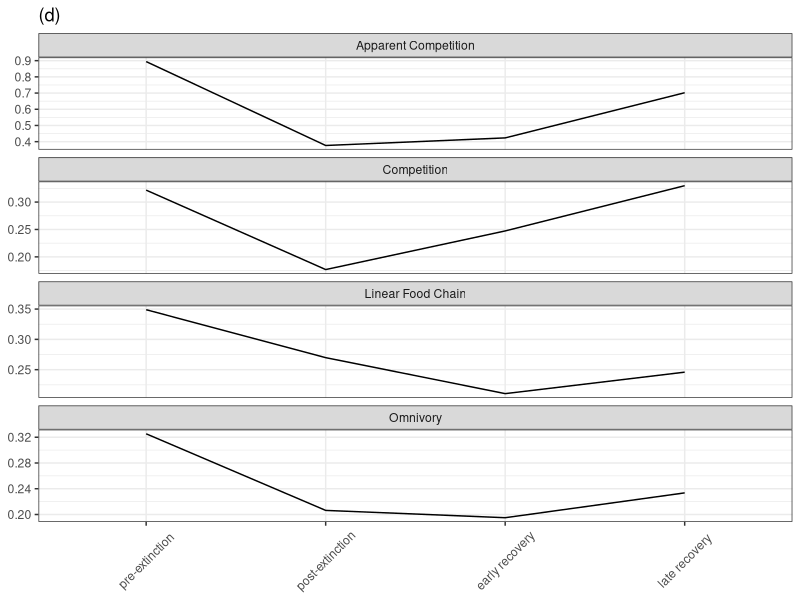
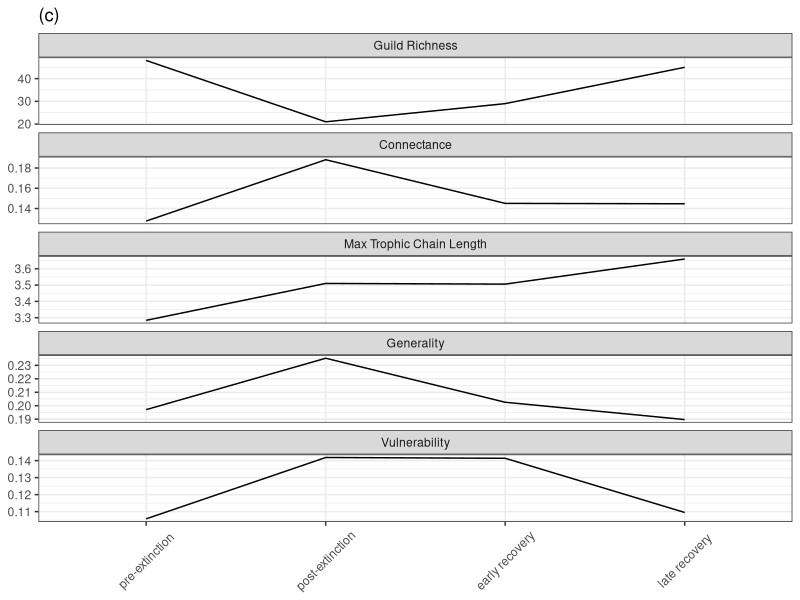

The R script that drew these images, in order:
# plotting network stats through time
# Toarcian
# Dunhill et al 2022

# libraries ----
library(tidyverse)
library(patchwork)

# data and data subset to guild level  ----
## this is andrew based data using GuildWebsBuildPlotAnalyse and calc_select_stats
guilds <- read_csv("Data/metrics_time2.csv")

## these are alex's original data
## did not use calc_select_stats
## this uses calc_network_stats 
## provides gen and vuln data

guilds2 <- read_csv("Data/metrics_time.csv") %>% filter(resolution == "guild") %>% 
  select(-resolution)

# checking
colnames(guilds)
colnames(guilds2)

#checking
guilds %>% select(sd_normalized_in_degree, sd_normalized_out_degree)
guilds2 %>% select(generality, vulnerability)


# data management to create axis labels ----
guilds <- guilds %>% 
  mutate(time2 = case_when(
    time == 1 ~ "pre-extinction",
    time == 2 ~ "post-extinction",
    time == 3 ~ "early recovery",
    time == 4 ~ "late recovery")) %>% 
  mutate(time2 = factor(time2, levels = c("pre-extinction",
                                          "post-extinction",
                                          "early recovery",
                                          "late recovery")))


# subsets of Structure metrics and Motif metrics ----
guildsStructureDat <- guilds %>% 
  select(time, time2, taxa, connectance, max_tl_std, sd_normalized_in_degree, sd_normalized_out_degree) %>% 
  pivot_longer(-c(time, time2), names_to = "Metric", values_to = "Value") %>% 
  mutate(Metric = case_when(
    Metric == "taxa" ~ "Guild Richness",
    Metric == "connectance" ~ "Connectance",
    Metric == "max_tl_std" ~ "Max Trophic Chain Length",
    Metric == "sd_normalized_in_degree" ~ "Generality",
    Metric == 'sd_normalized_out_degree' ~ "Vulnerability"
  )) %>% 
  mutate(Metric = fct_relevel(Metric, "Guild Richness", "Connectance", "Max Trophic Chain Length",
                              "Generality", "Vulnerability"))

guildsMotifDat <- guilds %>% 
  select(time, time2, norm_mot_lin, norm_mot_omn, norm_mot_ap_comp, norm_mot_dir_comp) %>% 
  pivot_longer(-c(time, time2), names_to = "Metric", values_to = "Value") %>% 
  mutate(Metric = case_when(
    Metric == "norm_mot_lin" ~ "Linear Food Chain",
    Metric == "norm_mot_omn" ~ "Omnivory",
    Metric == "norm_mot_ap_comp" ~ "Apparent Competition",
    Metric == "norm_mot_dir_comp" ~ "Competition"
  ))

guildsMotifDat2 <- guilds2 %>% 
  select(time, s1, s2, s4, s5) %>% 
  pivot_longer(-c(time), names_to = "Metric", values_to = "Value") %>% 
  mutate(Metric = case_when(
    Metric == "s1" ~ "Linear Food Chain",
    Metric == "s2" ~ "Omnivory",
    Metric == "s4" ~ "Apparent Competition",
    Metric == "s5" ~ "Competition"
  )) %>% 
  mutate(time2 = case_when(
    time == 1 ~ "pre-extinction",
    time == 2 ~ "post-extinction",
    time == 3 ~ "early recovery",
    time == 4 ~ "late recovery")) %>% 
  mutate(time2 = factor(time2, levels = c("pre-extinction",
                                          "post-extinction",
                                          "early recovery",
                                          "late recovery")))


# plots ----
structPlot <- ggplot(guildsStructureDat, aes(x = time2, y =Value, group = Metric))+
  geom_line()+
  facet_wrap(~ Metric, scales = "free_y", ncol = 1)+
  labs(x = NULL, y = NULL, title = "(c)")+
  theme_bw()+
  theme(axis.text.x = element_text(angle = 45, vjust = 0.5))

# structPlot

# motifPlot <- ggplot(guildsMotifDat, aes(x = time2, y =Value, group = Metric))+
#   geom_line()+
#   facet_wrap(~ Metric, scales = "free_y", ncol = 1)+
#   labs(x = NULL, y = NULL)+
#   theme_bw(base_size = 15)+
#   theme(axis.text.x = element_text(angle = 45, vjust = 0.5))
# 
# motifPlot

motifPlot2 <- ggplot(guildsMotifDat2, aes(x = time2, y =Value, group = Metric))+
  geom_line()+
  facet_wrap(~ Metric, scales = "free_y", ncol = 1)+
  labs(x = NULL, y = NULL, title = "(d)")+
  theme_bw()+
  theme(axis.text.x = element_text(angle = 45, vjust = 0.5))

# motifPlot2


# patchwork layout ----
# structPlot+motifPlot
